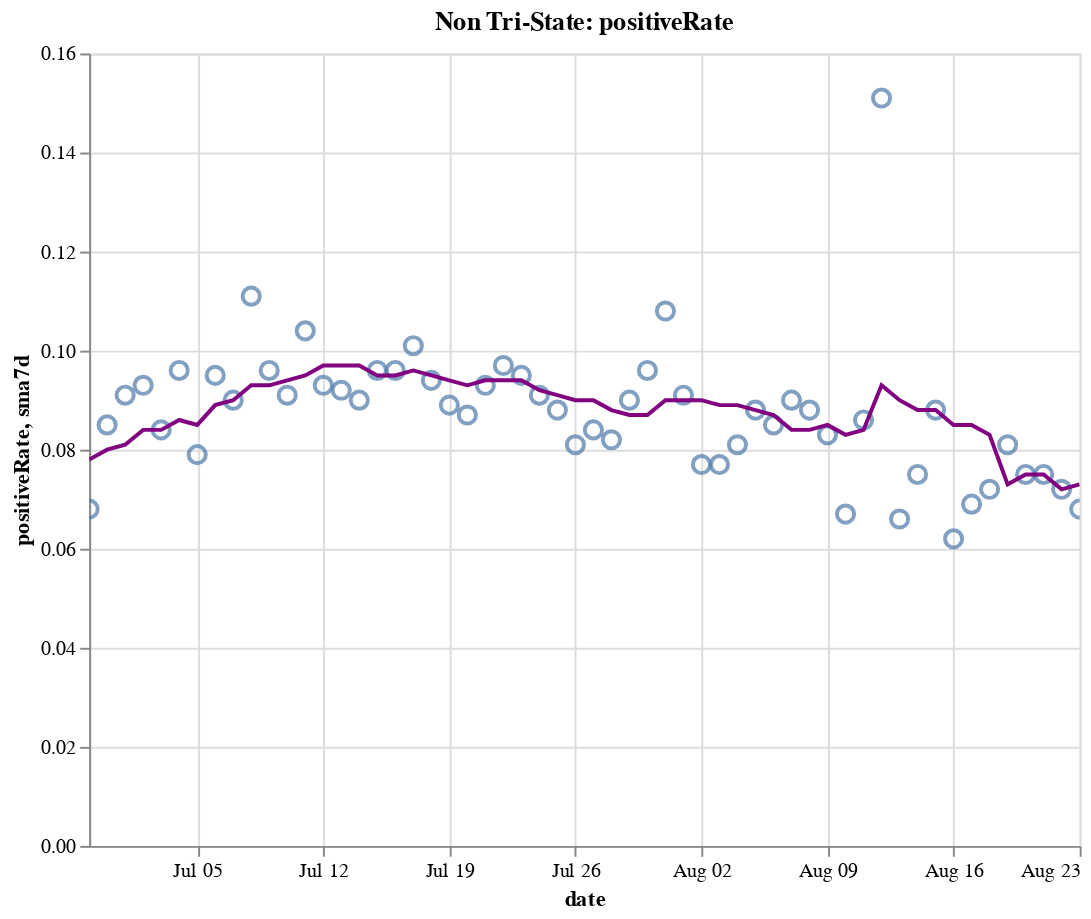

The notebook cell saved with this chart:
### Code cell
create_plot(non_tristate, 'positiveRate')

### Figure 1 — Vega-Lite specification as saved in the notebook (floating-point values rounded to 4 significant figures)
{"config": {"view": {"continuousWidth": 400, "continuousHeight": 300}}, "layer": [{"layer": [{"mark": {"type": "point", "size": 75}, "encoding": {"tooltip": [{"type": "temporal", "field": "date"}, {"type": "quantitative", "field": "positiveRate"}, {"type": "quantitative", "field": "sma7d"}], "x": {"type": "temporal", "field": "date"}, "y": {"type": "quantitative", "field": "positiveRate"}}, "selection": {"selector016": {"type": "interval", "bind": "scales", "encodings": ["x", "y"]}}}, {"mark": {"type": "line", "color": "purple"}, "encoding": {"x": {"type": "temporal", "field": "date"}, "y": {"type": "quantitative", "field": "sma7d"}}}]}, {"mark": {"type": "rule", "color": "#aaa"}, "encoding": {"x": {"type": "temporal", "field": "date"}}, "transform": [{"filter": {"selection": "selector015"}}]}, {"mark": "circle", "encoding": {"opacity": {"condition": {"value": 1, "selection": "selector015"}, "value": 0}, "tooltip": [{"type": "temporal", "field": "date"}, {"type": "quantitative", "field": "positiveRate"}, {"type": "quantitative", "field": "sma7d"}], "x": {"type": "temporal", "field": "date"}, "y": {"type": "quantitative", "field": "positiveRate"}}, "selection": {"selector015": {"type": "single", "encodings": ["x"], "on": "mouseover", "nearest": true, "empty": "none"}}}, {"mark": {"type": "text", "align": "left", "dx": 5, "dy": -5, "stroke": "white", "strokeWidth": 2}, "encoding": {"text": {"type": "quantitative", "field": "positiveRate"}, "tooltip": [{"type": "temporal", "field": "date"}, {"type": "quantitative", "field": "positiveRate"}, {"type": "quantitative", "field": "sma7d"}], "x": {"type": "temporal", "field": "date"}, "y": {"type": "quantitative", "field": "positiveRate"}}, "transform": [{"filter": {"selection": "selector015"}}]}, {"mark": {"type": "text", "align": "left", "dx": 5, "dy": -5}, "encoding": {"text": {"type": "quantitative", "field": "positiveRate"}, "tooltip": [{"type": "temporal", "field": "date"}, {"type": "quantitative", "field": "positiveRate"}, {"type": "quantitative", "field": "sma7d"}], "x": {"type": "temporal", "field": "date"}, "y": {"type": "quantitative", "field": "positiveRate"}}, "transform": [{"filter": {"selection": "selector015"}}]}], "data": {"name": "data-3b5a1e55bd80c2bcb488e03b9295a117"}, "height": 400, "title": "Non Tri-State: positiveRate", "width": 500, "$schema": "https://vega.github.io/schema/vega-lite/v4.8.1.json", "datasets": {"data-3b5a1e55bd80c2bcb488e03b9295a117": [{"date": "2020-06-29T00:00:00", "totalTestResultsIncrease": 564700.0, "positiveIncrease": 38640.0, "death": 75400.0, "deathIncrease": 302.0, "positiveRate": 0.068, "state": "Non Tri-State", "sma7d": 0.078}, {"date": "2020-06-30T00:00:00", "totalTestResultsIncrease": 546000.0, "positiveIncrease": 46390.0, "death": 75940.0, "deathIncrease": 538.0, "positiveRate": 0.085, "state": "Non Tri-State", "sma7d": 0.08}, {"date": "2020-07-01T00:00:00", "totalTestResultsIncrease": 546800.0, "positiveIncrease": 49730.0, "death": 76580.0, "deathIncrease": 645.0, "positiveRate": 0.091, "state": "Non Tri-State", "sma7d": 0.081}, {"date": "2020-07-02T00:00:00", "totalTestResultsIncrease": 565500.0, "positiveIncrease": 52450.0, "death": 77240.0, "deathIncrease": 655.0, "positiveRate": 0.093, "state": "Non Tri-State", "sma7d": 0.084}, {"date": "2020-07-03T00:00:00", "totalTestResultsIncrease": 626800.0, "positiveIncrease": 52850.0, "death": 77760.0, "deathIncrease": 523.0, "positiveRate": 0.084, "state": "Non Tri-State", "sma7d": 0.084}, {"date": "2020-07-04T00:00:00", "totalTestResultsIncrease": 560300.0, "positiveIncrease": 53720.0, "death": 78030.0, "deathIncrease": 270.0, "positiveRate": 0.096, "state": "Non Tri-State", "sma7d": 0.086}, {"date": "2020-07-05T00:00:00", "totalTestResultsIncrease": 570100.0, "positiveIncrease": 44890.0, "death": 78210.0, "deathIncrease": 179.0, "positiveRate": 0.079, "state": "Non Tri-State", "sma7d": 0.085}, {"date": "2020-07-06T00:00:00", "totalTestResultsIncrease": 429600.0, "positiveIncrease": 40610.0, "death": 78420.0, "deathIncrease": 212.0, "positiveRate": 0.095, "state": "Non Tri-State", "sma7d": 0.089}, {"date": "2020-07-07T00:00:00", "totalTestResultsIncrease": 562700.0, "positiveIncrease": 50850.0, "death": 79280.0, "deathIncrease": 859.0, "positiveRate": 0.09, "state": "Non Tri-State", "sma7d": 0.09}, {"date": "2020-07-08T00:00:00", "totalTestResultsIncrease": 550900.0, "positiveIncrease": 61220.0, "death": 80010.0, "deathIncrease": 730.0, "positiveRate": 0.111, "state": "Non Tri-State", "sma7d": 0.093}, {"date": "2020-07-09T00:00:00", "totalTestResultsIncrease": 606600.0, "positiveIncrease": 57950.0, "death": 80840.0, "deathIncrease": 822.0, "positiveRate": 0.096, "state": "Non Tri-State", "sma7d": 0.093}, {"date": "2020-07-10T00:00:00", "totalTestResultsIncrease": 718600.0, "positiveIncrease": 65390.0, "death": 81650.0, "deathIncrease": 814.0, "positiveRate": 0.091, "state": "Non Tri-State", "sma7d": 0.094}, {"date": "2020-07-11T00:00:00", "totalTestResultsIncrease": 598300.0, "positiveIncrease": 61950.0, "death": 82350.0, "deathIncrease": 705.0, "positiveRate": 0.104, "state": "Non Tri-State", "sma7d": 0.095}, {"date": "2020-07-12T00:00:00", "totalTestResultsIncrease": 646300.0, "positiveIncrease": 59960.0, "death": 82810.0, "deathIncrease": 455.0, "positiveRate": 0.093, "state": "Non Tri-State", "sma7d": 0.097}, {"date": "2020-07-13T00:00:00", "totalTestResultsIncrease": 621800.0, "positiveIncrease": 57460.0, "death": 83080.0, "deathIncrease": 275.0, "positiveRate": 0.092, "state": "Non Tri-State", "sma7d": 0.097}, {"date": "2020-07-14T00:00:00", "totalTestResultsIncrease": 681300.0, "positiveIncrease": 61550.0, "death": 83790.0, "deathIncrease": 708.0, "positiveRate": 0.09, "state": "Non Tri-State", "sma7d": 0.097}, {"date": "2020-07-15T00:00:00", "totalTestResultsIncrease": 670100.0, "positiveIncrease": 64080.0, "death": 84610.0, "deathIncrease": 816.0, "positiveRate": 0.096, "state": "Non Tri-State", "sma7d": 0.095}, {"date": "2020-07-16T00:00:00", "totalTestResultsIncrease": 728000.0, "positiveIncrease": 69850.0, "death": 85500.0, "deathIncrease": 896.0, "positiveRate": 0.096, "state": "Non Tri-State", "sma7d": 0.095}, {"date": "2020-07-17T00:00:00", "totalTestResultsIncrease": 754900.0, "positiveIncrease": 76260.0, "death": 86420.0, "deathIncrease": 915.0, "positiveRate": 0.101, "state": "Non Tri-State", "sma7d": 0.096}, {"date": "2020-07-18T00:00:00", "totalTestResultsIncrease": 686200.0, "positiveIncrease": 64160.0, "death": 87260.0, "deathIncrease": 846.0, "positiveRate": 0.094, "state": "Non Tri-State", "sma7d": 0.095}, {"date": "2020-07-19T00:00:00", "totalTestResultsIncrease": 722600.0, "positiveIncrease": 64410.0, "death": 87770.0, "deathIncrease": 506.0, "positiveRate": 0.089, "state": "Non Tri-State", "sma7d": 0.094}, {"date": "2020-07-20T00:00:00", "totalTestResultsIncrease": 645500.0, "positiveIncrease": 56110.0, "death": 88110.0, "deathIncrease": 335.0, "positiveRate": 0.087, "state": "Non Tri-State", "sma7d": 0.093}, {"date": "2020-07-21T00:00:00", "totalTestResultsIncrease": 673500.0, "positiveIncrease": 62450.0, "death": 89120.0, "deathIncrease": 1014.0, "positiveRate": 0.093, "state": "Non Tri-State", "sma7d": 0.094}, {"date": "2020-07-22T00:00:00", "totalTestResultsIncrease": 698500.0, "positiveIncrease": 67930.0, "death": 90260.0, "deathIncrease": 1137.0, "positiveRate": 0.097, "state": "Non Tri-State", "sma7d": 0.094}, {"date": "2020-07-23T00:00:00", "totalTestResultsIncrease": 743500.0, "positiveIncrease": 70290.0, "death": 91270.0, "deathIncrease": 1015.0, "positiveRate": 0.095, "state": "Non Tri-State", "sma7d": 0.094}, {"date": "2020-07-24T00:00:00", "totalTestResultsIncrease": 804400.0, "positiveIncrease": 73450.0, "death": 92400.0, "deathIncrease": 1129.0, "positiveRate": 0.091, "state": "Non Tri-State", "sma7d": 0.092}, {"date": "2020-07-25T00:00:00", "totalTestResultsIncrease": 722700.0, "positiveIncrease": 63810.0, "death": 93400.0, "deathIncrease": 999.0, "positiveRate": 0.088, "state": "Non Tri-State", "sma7d": 0.091}, {"date": "2020-07-26T00:00:00", "totalTestResultsIncrease": 747100.0, "positiveIncrease": 60670.0, "death": 93940.0, "deathIncrease": 544.0, "positiveRate": 0.081, "state": "Non Tri-State", "sma7d": 0.09}, {"date": "2020-07-27T00:00:00", "totalTestResultsIncrease": 641300.0, "positiveIncrease": 53870.0, "death": 94970.0, "deathIncrease": 1026.0, "positiveRate": 0.084, "state": "Non Tri-State", "sma7d": 0.09}, {"date": "2020-07-28T00:00:00", "totalTestResultsIncrease": 670400.0, "positiveIncrease": 55120.0, "death": 96060.0, "deathIncrease": 1086.0, "positiveRate": 0.082, "state": "Non Tri-State", "sma7d": 0.088}, {"date": "2020-07-29T00:00:00", "totalTestResultsIncrease": 727400.0, "positiveIncrease": 65320.0, "death": 97520.0, "deathIncrease": 1466.0, "positiveRate": 0.09, "state": "Non Tri-State", "sma7d": 0.087}, {"date": "2020-07-30T00:00:00", "totalTestResultsIncrease": 709800.0, "positiveIncrease": 68360.0, "death": 98750.0, "deathIncrease": 1229.0, "positiveRate": 0.096, "state": "Non Tri-State", "sma7d": 0.087}, {"date": "2020-07-31T00:00:00", "totalTestResultsIncrease": 611500.0, "positiveIncrease": 66280.0, "death": 100000.0, "deathIncrease": 1295.0, "positiveRate": 0.108, "state": "Non Tri-State", "sma7d": 0.09}, {"date": "2020-08-01T00:00:00", "totalTestResultsIncrease": 653600.0, "positiveIncrease": 59570.0, "death": 101200.0, "deathIncrease": 1164.0, "positiveRate": 0.091, "state": "Non Tri-State", "sma7d": 0.09}, {"date": "2020-08-02T00:00:00", "totalTestResultsIncrease": 614400.0, "positiveIncrease": 47410.0, "death": 101700.0, "deathIncrease": 486.0, "positiveRate": 0.077, "state": "Non Tri-State", "sma7d": 0.09}, {"date": "2020-08-03T00:00:00", "totalTestResultsIncrease": 628600.0, "positiveIncrease": 48500.0, "death": 102200.0, "deathIncrease": 502.0, "positiveRate": 0.077, "state": "Non Tri-State", "sma7d": 0.089}, {"date": "2020-08-04T00:00:00", "totalTestResultsIncrease": 622800.0, "positiveIncrease": 50420.0, "death": 103400.0, "deathIncrease": 1241.0, "positiveRate": 0.081, "state": "Non Tri-State", "sma7d": 0.089}, {"date": "2020-08-05T00:00:00", "totalTestResultsIncrease": 578600.0, "positiveIncrease": 51160.0, "death": 104800.0, "deathIncrease": 1335.0, "positiveRate": 0.088, "state": "Non Tri-State", "sma7d": 0.088}, {"date": "2020-08-06T00:00:00", "totalTestResultsIncrease": 628100.0, "positiveIncrease": 53090.0, "death": 106000.0, "deathIncrease": 1238.0, "positiveRate": 0.085, "state": "Non Tri-State", "sma7d": 0.087}, {"date": "2020-08-07T00:00:00", "totalTestResultsIncrease": 670900.0, "positiveIncrease": 60370.0, "death": 107300.0, "deathIncrease": 1313.0, "positiveRate": 0.09, "state": "Non Tri-State", "sma7d": 0.084}, {"date": "2020-08-08T00:00:00", "totalTestResultsIncrease": 599800.0, "positiveIncrease": 52950.0, "death": 108400.0, "deathIncrease": 1075.0, "positiveRate": 0.088, "state": "Non Tri-State", "sma7d": 0.084}, {"date": "2020-08-09T00:00:00", "totalTestResultsIncrease": 605100.0, "positiveIncrease": 50510.0, "death": 109000.0, "deathIncrease": 604.0, "positiveRate": 0.083, "state": "Non Tri-State", "sma7d": 0.085}, {"date": "2020-08-10T00:00:00", "totalTestResultsIncrease": 608000.0, "positiveIncrease": 40850.0, "death": 109400.0, "deathIncrease": 417.0, "positiveRate": 0.067, "state": "Non Tri-State", "sma7d": 0.083}, {"date": "2020-08-11T00:00:00", "totalTestResultsIncrease": 632900.0, "positiveIncrease": 54370.0, "death": 110700.0, "deathIncrease": 1307.0, "positiveRate": 0.086, "state": "Non Tri-State", "sma7d": 0.084}, {"date": "2020-08-12T00:00:00", "totalTestResultsIncrease": 362600.0, "positiveIncrease": 54850.0, "death": 112200.0, "deathIncrease": 1495.0, "positiveRate": 0.151, "state": "Non Tri-State", "sma7d": 0.093}, {"date": "2020-08-13T00:00:00", "totalTestResultsIncrease": 762100.0, "positiveIncrease": 50240.0, "death": 113400.0, "deathIncrease": 1145.0, "positiveRate": 0.066, "state": "Non Tri-State", "sma7d": 0.09}, {"date": "2020-08-14T00:00:00", "totalTestResultsIncrease": 726500.0, "positiveIncrease": 54240.0, "death": 114600.0, "deathIncrease": 1199.0, "positiveRate": 0.075, "state": "Non Tri-State", "sma7d": 0.088}, {"date": "2020-08-15T00:00:00", "totalTestResultsIncrease": 628400.0, "positiveIncrease": 55590.0, "death": 115800.0, "deathIncrease": 1200.0, "positiveRate": 0.088, "state": "Non Tri-State", "sma7d": 0.088}, {"date": "2020-08-16T00:00:00", "totalTestResultsIncrease": 679700.0, "positiveIncrease": 42460.0, "death": 116400.0, "deathIncrease": 611.0, "positiveRate": 0.062, "state": "Non Tri-State", "sma7d": 0.085}, {"date": "2020-08-17T00:00:00", "totalTestResultsIncrease": 532400.0, "positiveIncrease": 36730.0, "death": 116800.0, "deathIncrease": 394.0, "positiveRate": 0.069, "state": "Non Tri-State", "sma7d": 0.085}, {"date": "2020-08-18T00:00:00", "totalTestResultsIncrease": 549500.0, "positiveIncrease": 39480.0, "death": 118000.0, "deathIncrease": 1178.0, "positiveRate": 0.072, "state": "Non Tri-State", "sma7d": 0.083}, {"date": "2020-08-19T00:00:00", "totalTestResultsIncrease": 544600.0, "positiveIncrease": 43910.0, "death": 119400.0, "deathIncrease": 1402.0, "positiveRate": 0.081, "state": "Non Tri-State", "sma7d": 0.073}, {"date": "2020-08-20T00:00:00", "totalTestResultsIncrease": 570000.0, "positiveIncrease": 42920.0, "death": 120500.0, "deathIncrease": 1122.0, "positiveRate": 0.075, "state": "Non Tri-State", "sma7d": 0.075}, {"date": "2020-08-21T00:00:00", "totalTestResultsIncrease": 610500.0, "positiveIncrease": 45740.0, "death": 121600.0, "deathIncrease": 1109.0, "positiveRate": 0.075, "state": "Non Tri-State", "sma7d": 0.075}, {"date": "2020-08-22T00:00:00", "totalTestResultsIncrease": 629400.0, "positiveIncrease": 45220.0, "death": 122600.0, "deathIncrease": 1018.0, "positiveRate": 0.072, "state": "Non Tri-State", "sma7d": 0.072}, {"date": "2020-08-23T00:00:00", "totalTestResultsIncrease": 548000.0, "positiveIncrease": 37400.0, "death": 123200.0, "deathIncrease": 563.0, "positiveRate": 0.068, "state": "Non Tri-State", "sma7d": 0.073}]}}
